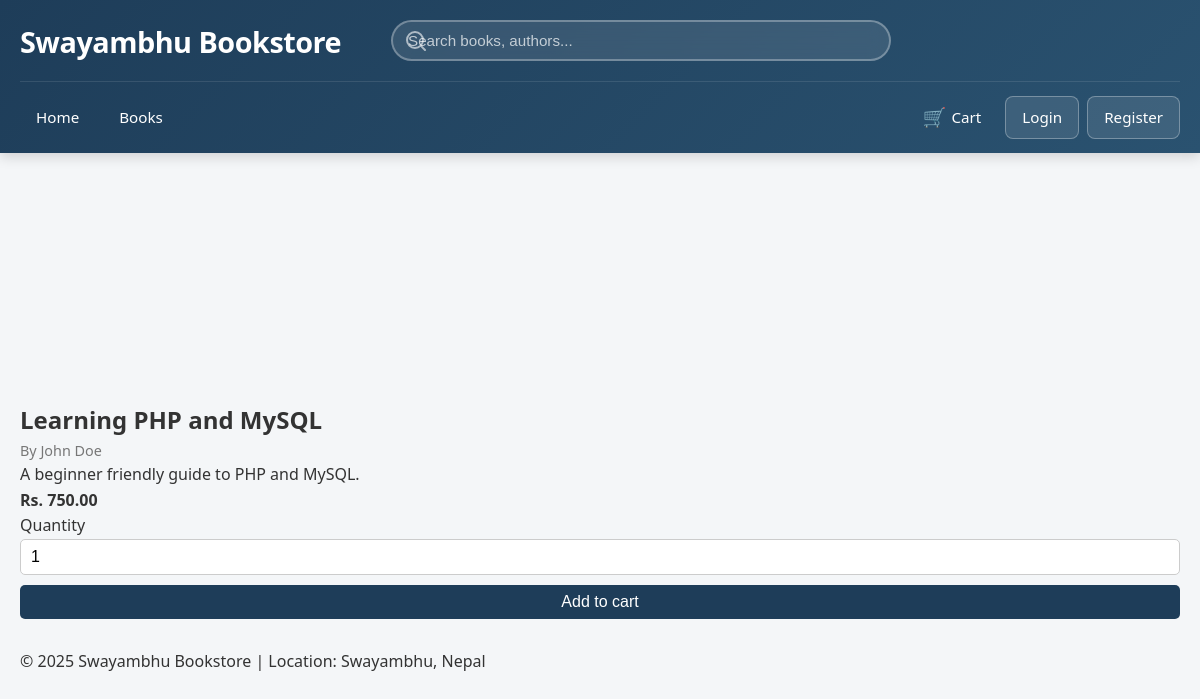
Screenshot of /product.php?id=1 with the database file from the repository.
### tables this page shows
CREATE TABLE IF NOT EXISTS products (
  id INT AUTO_INCREMENT PRIMARY KEY,
  title VARCHAR(255) NOT NULL,
  author VARCHAR(255) DEFAULT '',
  description TEXT,
  price DECIMAL(10,2) NOT NULL DEFAULT 0,
  stock INT NOT NULL DEFAULT 0,
  image VARCHAR(255) DEFAULT '',
  created_at DATETIME DEFAULT CURRENT_TIMESTAMP
);

### functions.php (called while the page is built, shortened)
<?php
function e($s){ return htmlspecialchars($s, ENT_QUOTES, 'UTF-8'); }
?>

### product.php (the view, shortened to what this page needs)
<?php
require_once 'functions.php';
$conn = db_connect();
$id = isset($_GET['id']) ? (int)$_GET['id'] : 0;
$res = mysqli_query($conn, "SELECT * FROM products WHERE id={$id}");
if(!$res || !$product = mysqli_fetch_assoc($res)){
    flash_set('error','Product not found.');
    redirect('products.php');
}
include 'includes/header.php';
?>
<section>
  <div class="card">
    <?php
    $img = !empty($product['image']) ? UPLOADS_URL . e($product['image']) : BASE_URL . 'placeholder.png';
    ?>
    <img class="product-image" src="<?php echo e($img); ?>" alt="<?php echo e($product['title']); ?>">
    <h2><?php echo e($product['title']); ?></h2>
    <?php if(!empty($product['author'])): ?>
        <p class="muted">By <?php echo e($product['author']); ?></p>
    <?php endif; ?>
    <?php if(!empty($product['description'])): ?>
        <p><?php echo nl2br(e($product['description'])); ?></p>
    <?php endif; ?>
    <p><strong>Rs. <?php echo number_format($product['price'],2); ?></strong></p>
    <?php if($product['stock'] > 0): ?>
    <form method="post" action="add_to_cart.php">
      <label>Quantity</label>
      <input class="input" type="number" name="qty" value="1" min="1" max="<?php echo (int)$product['stock']; ?>">
      <button class="input" type="submit">Add to cart</button>
    </form>
    <?php else: ?>
      <p style="color:red;">Out of stock</p>
    <?php endif; ?>
  </div>
</section>
<?php require_once 'includes/footer.php'; ?>

### styles.css (style rules this page uses)
* { box-sizing: border-box; margin: 0; padding: 0; }
body { font-family: 'Segoe UI', Tahoma, Geneva, Verdana, sans-serif; background-color: #f4f6f8; color: #333; line-height: 1.6; }
form input.input, form textarea.input, form select.input, form button.input { width: 100%; padding: 8px 10px; margin-bottom: 10px; border-radius: 5px; border: 1px solid #ccc; font-size: 1rem; }
form button.input { background-color: #1e3d59; color: #fff; border: none; cursor: pointer; }
.muted { color: #777; font-size: 0.9rem; }
.product-image { width: 100%; height: 220px; object-fit: cover; }

### rows the page displays
products: title "Learning PHP and MySQL", author "John Doe", description "A beginner friendly guide to PHP and MySQL.", price "750.00"

### other values shown
SITE_TITLE "Swayambhu Bookstore"
SITE_LOCATION "Swayambhu, Nepal"
